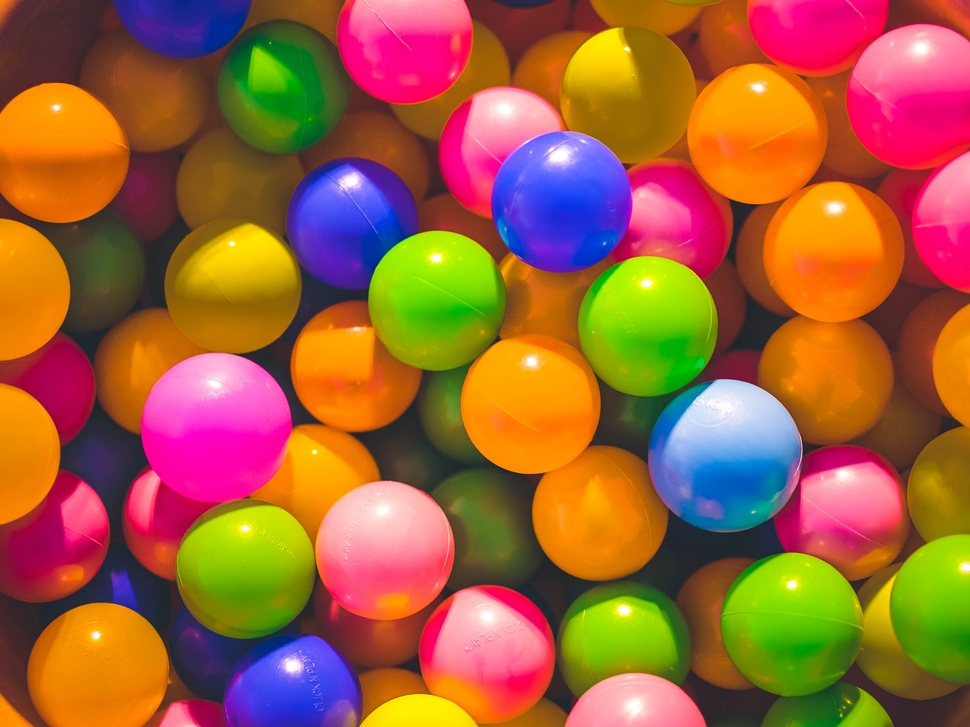
%> input picture color_detection/new.jpg, 970 x 727 px, shrunk from 3776 x 2832 before the run
$ octave colorDet.m   (GNU Octave 9; MATLAB toolbox functions it lacks are replaced by stand-ins)
%> lines starting %> are read from the running program, lines starting %| are printed output that depends on the picture; in (x1, y1, x2, y2) boxes, pixels count from 0 and x2, y2 are one past the last pixel; in counts of white or black regions, pixels touching at a corner belong together; the program's own positions count from 1
clc;
data = imread('new.jpg');
%> data is the input picture: size 727x970x3 uint8; mean R, G, B 159.4, 97.5, 57.7
    diff_im = imsubtract(data(:,:,1), rgb2gray(data));
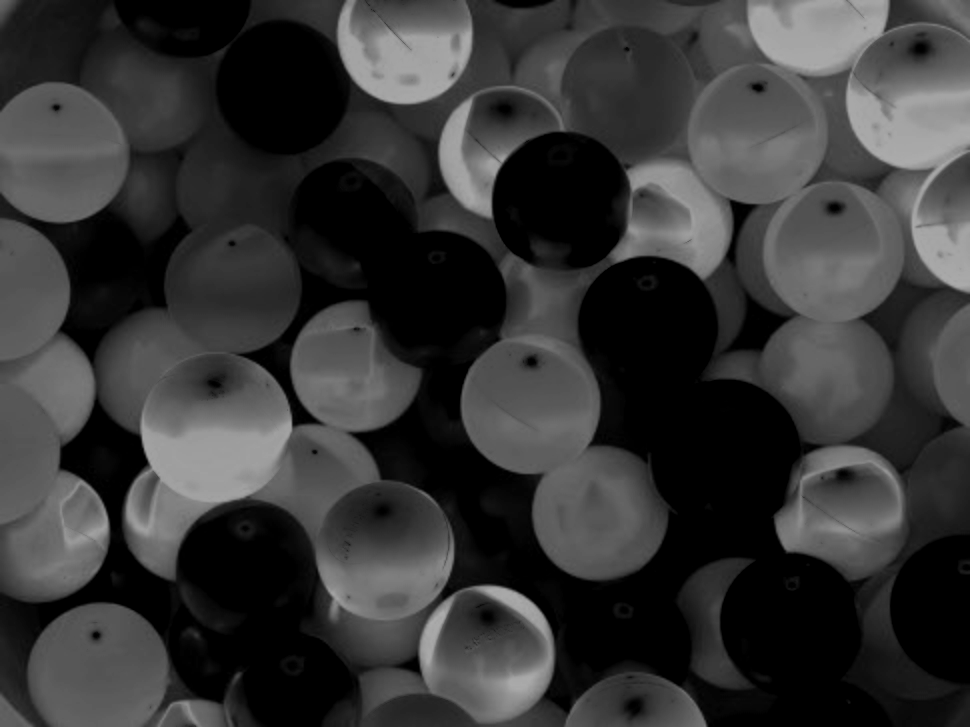
%> diff_im: size 727x970 uint8; min 0, max 172, mean 54.1
    %Use a median filter to filter out noise
    diff_im = medfilt2(diff_im, [3 3]);
    diff_im = im2bw(diff_im,0.18);
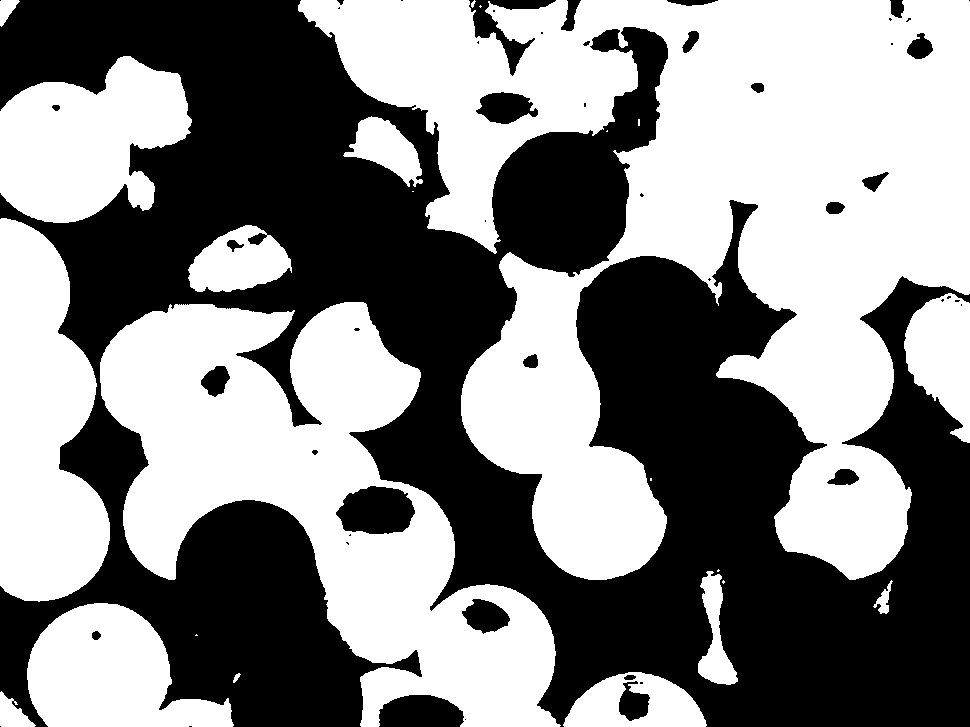
%> diff_im: size 727x970 logical; 52.6% white; 50 black regions (25 under 20 px), largest, box (x1, y1, x2, y2) and area: (0, 0, 970, 727) 320803, (336, 486, 415, 534) 2925, (379, 695, 464, 727) 2286

    diff_im = bwareaopen(diff_im,300);
%> diff_im: size 727x970 logical; 52.5% white; 49 black regions (24 under 20 px)

    bw = bwlabel(diff_im, 8);
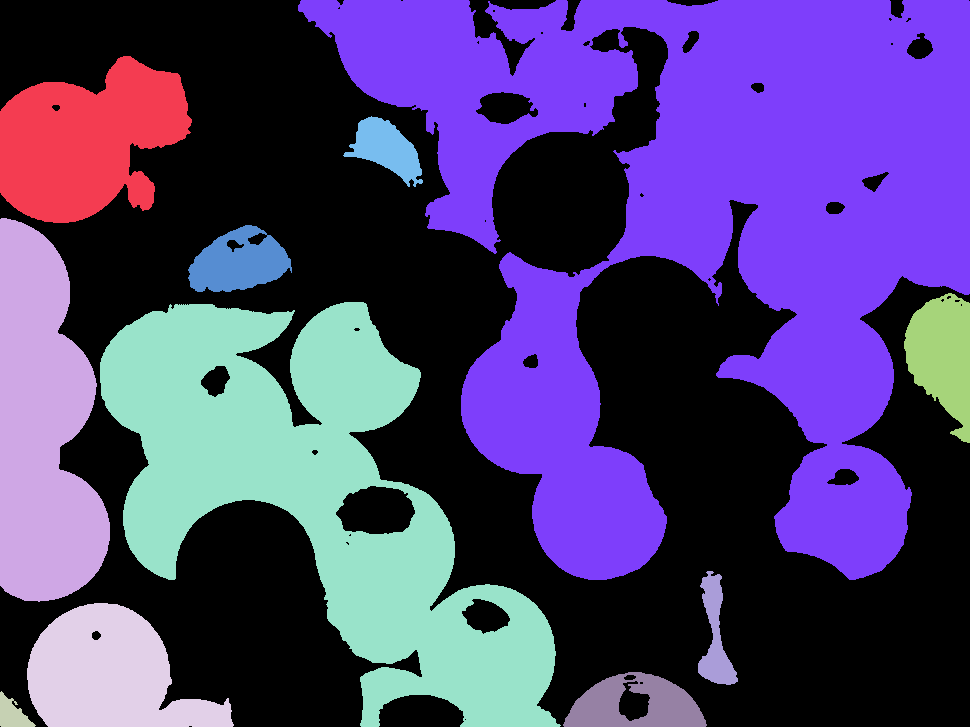
%> bw: size 727x970 double; 12 distinct labels, from 0 to 11; one colour per label, 0 black

    stats = regionprops(bw, 'BoundingBox', 'Centroid');
%> stats = 11 regions; largest, box (x1, y1, x2, y2) and Centroid: (298, 0, 970, 580) [702.7 227], (100, 302, 561, 727) [317.8 495.9], (0, 218, 110, 602) [43.1 428.7], (0, 56, 192, 223) [87.9 141.9], (27, 603, 234, 727) [110.3 675.3]

    % Display the image
    imshow(data)

    hold on

    for object = 1:length(stats)
        bb = stats(object).BoundingBox;
        bc = stats(object).Centroid;
        rectangle('Position',bb,'EdgeColor','r','LineWidth',2)
        plot(bc(1),bc(2), '-m+')
        a=text(bc(1)+15,bc(2), strcat('X: ', num2str(round(bc(1))), ' Y: ', num2str(round(bc(2)))));
        set(a, 'FontName', 'Arial', 'FontWeight', 'bold', 'FontSize', 12, 'Color', 'black');
    end
%> this loop made 11 passes
%> (bb, bc) on passes 1 to 11: ([0.5 56.5 192 167], [87.94 141.9]), ([0.5 218.5 110 384], [43.14 428.7]), ([0.5 691.5 36 36], [12.95 714.9]), ([27.5 603.5 207 124], [110.3 675.3]), ([100.5 302.5 461 425], [317.8 495.9]), ([188.5 225.5 104 67], [239.2 263.2]), ([298.5 0.5 672 580], [702.7 227]), ([343.5 116.5 80 71], [387.3 149.4]), ([563.5 672.5 144 55], [636.2 705.3]), ([698.5 571.5 40 114], [715.9 636.6]), ([904.5 293.5 66 150], [943.6 356.6])
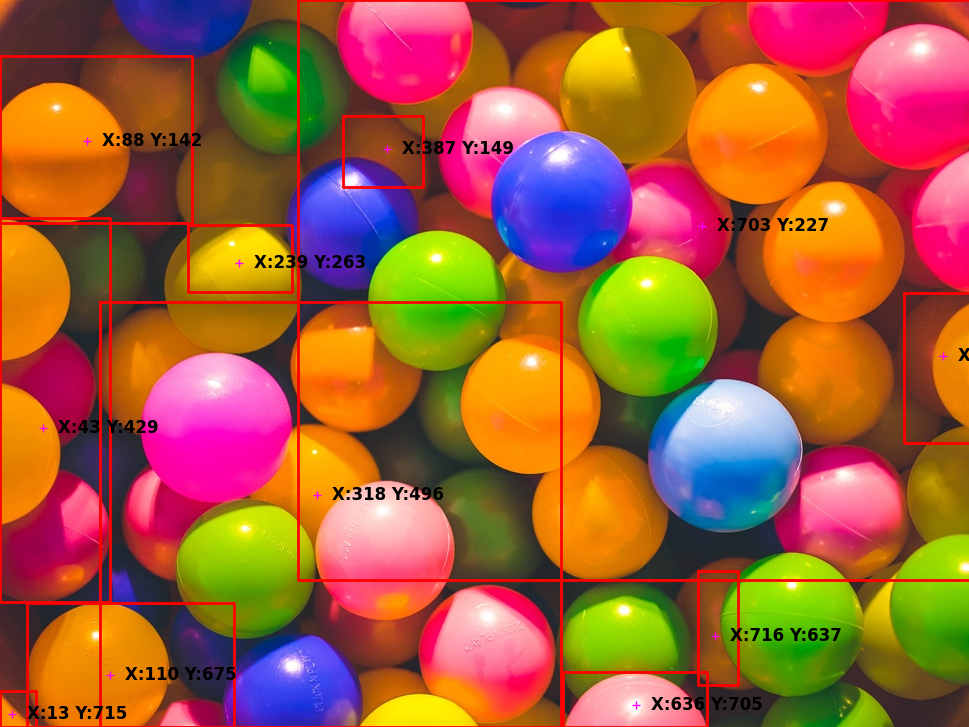
%> figure redrawn from the program's plot data

    hold off
